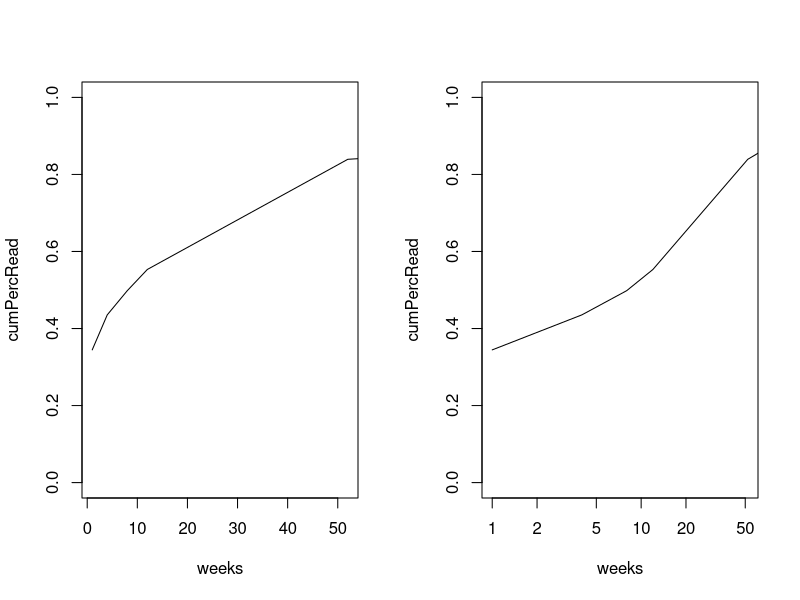

Recreate this plot in R.


weeks     <- c(1, 4, 8, 12, 52, 260)
filesRead <- c(5934064, 1565505, 1082212, 948398, 4924518, 2767200)

cumFilesRead    <- vector("integer")
cumFilesRead[1] <- filesRead[1]
for (i in 2:length(filesRead)) {
	cumFilesRead[i] <- cumFilesRead[i - 1] + filesRead[i]
}

cumPercRead <- cumFilesRead/cumFilesRead[length(cumFilesRead)]

par(mfrow = c(1, 2))
plot(weeks, cumPercRead, xlim=c(1, 52), ylim=c(0., 1.), type="l")
plot(weeks, cumPercRead, xlim=c(1, 52), ylim=c(0., 1.), log="x", type="l")
